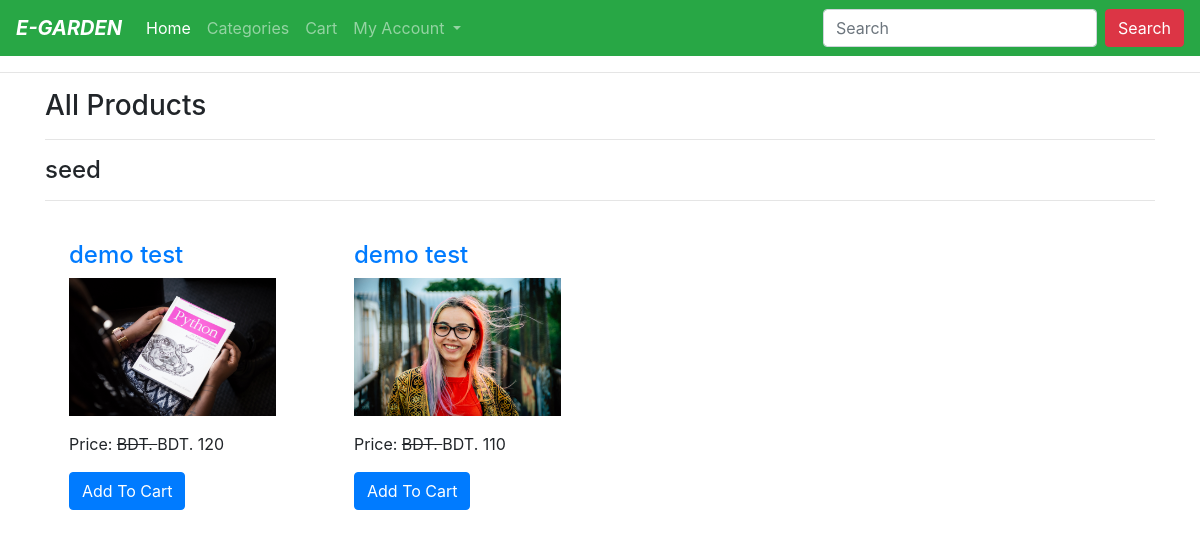
The page /all-products/ on the database its author committed.
### mainapp/models.py (models this page shows, shortened)
class Category(models.Model):
    title = models.CharField(max_length=200)
    slug = models.SlugField(unique=True)

class Product(models.Model):
    title = models.CharField(max_length=200)
    slug = models.SlugField(unique=True)
    category = models.ForeignKey(Category, on_delete=models.CASCADE)
    image = models.ImageField(upload_to="products")
    selling_price = models.PositiveIntegerField()
    description = models.TextField()
    return_policy = models.CharField(max_length=300, null=True, blank=True)
    view_count = models.PositiveIntegerField(default=0)

### mainapp/views.py (the view)
# urls.py: path("all-products/", AllProductsView.as_view(), name="allproducts"),
class AllProductsView(EcomMixin, TemplateView):
    template_name = "allproducts.html"
    def get_context_data(self, **kwargs):
        context = super().get_context_data(**kwargs)
        context['allcategories'] = Category.objects.all()
        return context

### mainapp/views.py (called while the page is built)
    def dispatch(self, request, *args, **kwargs):
        cart_id = request.session.get("cart_id")
        if cart_id:
            cart_obj = Cart.objects.get(id=cart_id)
            if request.user.is_authenticated and request.user.customer:
                cart_obj.customer = request.user.customer
                cart_obj.save()
        return super().dispatch(request, *args, **kwargs)

### templates/allproducts.html (shortened to what this page needs)
{% extends 'base.html' %}
{% block content %}
<div class="container">
    <h3>All Products</h3><hr>
    {% for cat in allcategories %}
    <h4>{{cat.title}}</h4><hr>
    <div class="row">
        {% for p in cat.product_set.all %}
        <div class="col-md-3">
            <div class="m-4">
                <h4><a href="{% url 'mainapp:productdetail' p.slug %}">{{p.title}}</a></h4>
                <img src="{{p.image.url}}" alt="" class="img-fluid" style="height: 2500; object-fit: cover;">
                <p class="mt-3">Price: <strike>BDT. {{p.marked_price}}</strike> BDT. {{p.selling_price}}</p>
                <a href="{% url 'mainapp:addtocart' p.id %}" class="btn btn-primary">Add To Cart</a>
            </div>
        </div>
        {% endfor %}
    </div>
    {% endfor %}
</div>
{% endblock %}

### rows shown on the page
Category: title "seed"
Product: title "demo test", image (picture), selling_price "120"
Product: title "demo test", image (picture), selling_price "110"
